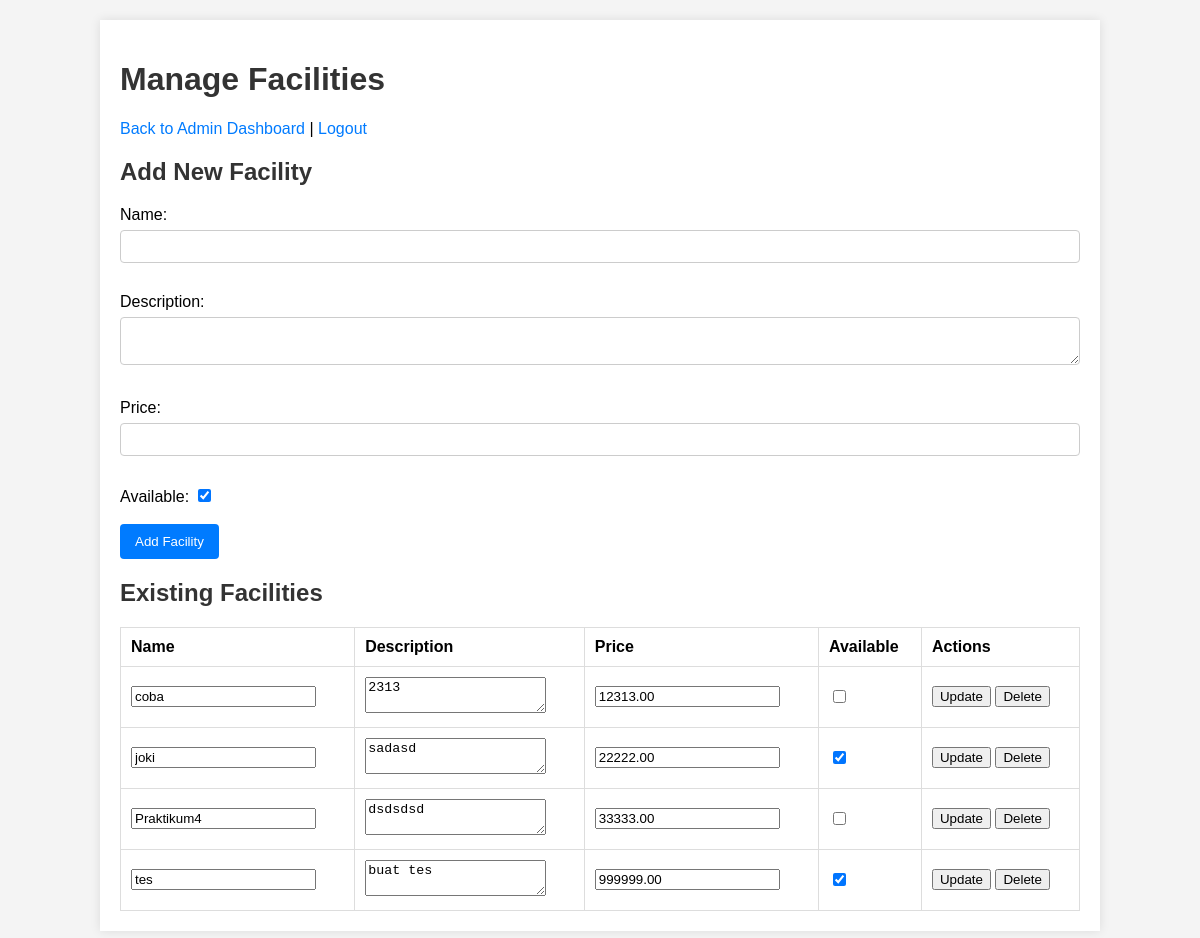
The page /facilities.php (signed in) on the database its author committed.
### tables this page shows
CREATE TABLE `facilities` (
  `id` int NOT NULL AUTO_INCREMENT,
  `name` varchar(100) NOT NULL,
  `description` text,
  `price` decimal(10,2) NOT NULL,
  `available` tinyint(1) DEFAULT '1',
  `created_at` timestamp NULL DEFAULT CURRENT_TIMESTAMP,
  PRIMARY KEY (`id`)
);

### facilities.php (the view, shortened to what this page needs)
<?php
$facilities = [];
$result = mysqli_query($conn, 'SELECT * FROM facilities');
if ($result) {
    while ($row = mysqli_fetch_assoc($result)) {
        $facilities[] = $row;
    }
}
?>
<!DOCTYPE html>
<html>
<head>
    <link rel="stylesheet" href="assets/style.css">
</head>
<body>
    <div class="container">
        <h1>Manage Facilities</h1>
        <p><a href="admin.php">Back to Admin Dashboard</a> | <a href="logout.php">Logout</a></p>
        <h2>Add New Facility</h2>
        <form method="post" action="facilities.php">
            <label>Name:</label><br>
            <input type="text" name="name" required><br><br>
            <label>Description:</label><br>
            <textarea name="description"></textarea><br><br>
            <label>Price:</label><br>
            <input type="number" step="0.01" name="price" required><br><br>
            <label>Available:</label>
            <input type="checkbox" name="available" checked><br><br>
            <button type="submit">Add Facility</button>
        </form>
        <h2>Existing Facilities</h2>
        <table border="1" cellpadding="5" cellspacing="0">
            <tr>
                <th>Name</th>
                <th>Description</th>
                <th>Price</th>
                <th>Available</th>
                <th>Actions</th>
            </tr>
            <?php foreach ($facilities as $facility): ?>
            <tr>
                <form method="post" action="facilities.php">
                    <td><input type="text" name="name" value="<?php echo htmlspecialchars($facility['name']); ?>"
                            required></td>
                    <td><textarea
                            name="description"><?php echo htmlspecialchars($facility['description']); ?></textarea></td>
                    <td><input type="number" step="0.01" name="price" value="<?php echo $facility['price']; ?>"
                            required></td>
                    <td><input type="checkbox" name="available" <?php echo $facility['available'] ? 'checked' : ''; ?>>
                    </td>
                    <td>
                        <button type="submit" name="action" value="edit">Update</button>
                        <button type="submit" name="action" value="delete"
                            onclick="return confirm('Are you sure?');">Delete</button>
                    </td>
                </form>
            </tr>
            <?php endforeach; ?>
        </table>
    </div>
</body>
</html>

### assets/style.css (style rules this page uses)
body { font-family: Arial, sans-serif; background-color: #f4f4f4; margin: 0; padding: 0; }
h1, h2 { color: #333; }
a { color: #007bff; text-decoration: none; }
.container { width: 80%; margin: 20px auto; background: #fff; padding: 20px; box-shadow: 0 0 10px rgba(0, 0, 0, 0.1); }
form input[type="text"], form input[type="password"], form input[type="number"], form textarea { width: 100%; padding: 8px; margin: 6px 0 12px 0; border: 1px solid #ccc; border-radius: 4px; box-sizing: border-box; }
form button { background-color: #007bff; color: white; padding: 10px 15px; border: none; border-radius: 4px; cursor: pointer; }
table { width: 100%; border-collapse: collapse; margin-top: 15px; }
table, th, td { border: 1px solid #ddd; }
th, td { padding: 10px; text-align: left; }

### rows shown on the page
facilities: name "coba", description "2313", price "12313.00"
facilities: name "joki", description "sadasd", price "22222.00", available "☑"
facilities: name "Praktikum4", description "dsdsdsd", price "33333.00"
facilities: name "tes", description "buat tes", price "999999.00", available "☑"
